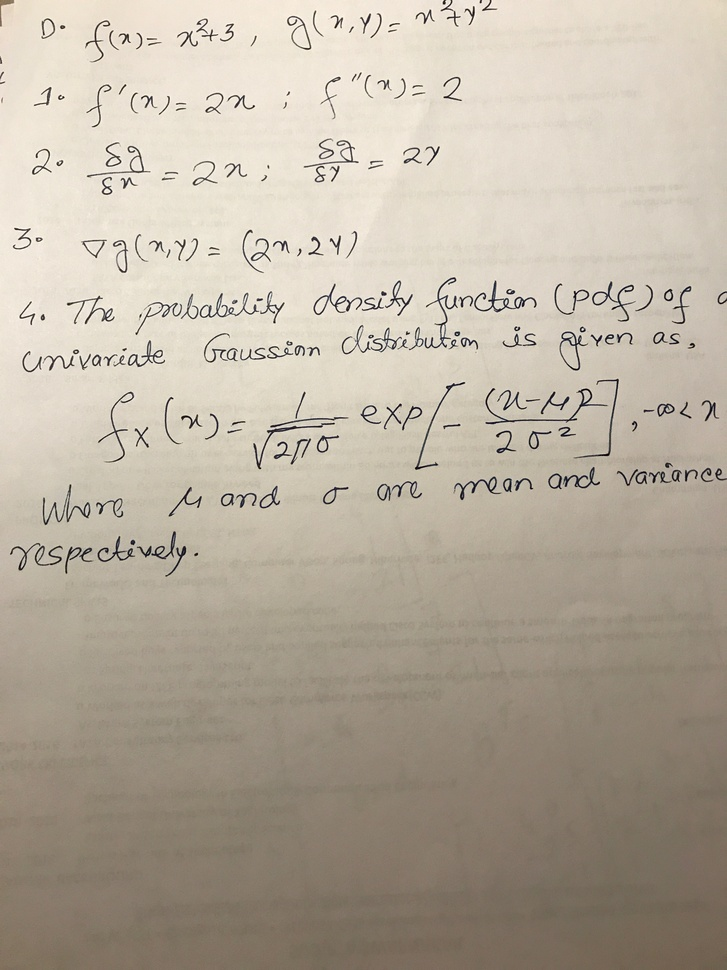
#> input picture AS0/IMG_2225.jpg, 727 x 970 px, shrunk from 3024 x 4032 before the run, given in place of the camera
$ python HornSchunk.py   (Python 2 division)   (older library calls are emulated)
#> lines starting #> are read from the running program, lines starting #| are printed output that depends on the picture
from scipy import ndimage
import numpy as np
import cv2

kernel_1 = np.array([[0.0833, 0.1666, 0.0833], [0.1666, 0.000, 0.1666], [0.0833, 0.1666, 0.0833]])

def true_val(prev, curr):
    Dx = cv2.Sobel(prev, cv2.CV_32F, 1, 0, ksize=1)
    Dy = cv2.Sobel(prev, cv2.CV_32F, 0, 1, ksize=1)
    Dt = curr - prev
    return Dx, Dy, Dt

def compute_SpatioTemporal_Derivatives(im1, im2):
	# build kernels for calculating derivatives
	kernelX = np.matrix([[-1,1],[-1,1]])*.25 #kernel for computing dx
	kernelY = np.matrix([[-1,-1],[1,1]])*.25 #kernel for computing dy
	kernelT = np.ones([2,2])*.25

	#apply the filter to every pixel using OpenCV's convolution function
	fx = cv2.filter2D(im1,-1,kernelX) + cv2.filter2D(im2,-1,kernelX)
	fy = cv2.filter2D(im1,-1,kernelY) + cv2.filter2D(im2,-1,kernelY)
	ft = cv2.filter2D(im2,-1,kernelT) + cv2.filter2D(im1,-1,-kernelT)
	return (fx,fy,ft)


def Horn_Schunk(prev, curr, alpha, itr):

    h, w = curr.shape[:2]
    flow = np.zeros((h, w, 2), np.float32)
    Dx, Dy, Dt = true_val(prev, curr)

    print "Computed Derivatives:",compute_SpatioTemporal_Derivatives(prev,curr)

    for i in range(itr):
        uAvg = ndimage.convolve(flow[:, :, 0], kernel_1, mode='constant', cval=0.0)
        vAvg = ndimage.convolve(flow[:, :, 1], kernel_1, mode='constant', cval=0.0)
        Y = alpha * alpha + np.multiply(Dx, Dx) + np.multiply(Dy, Dy)
        dyv = np.multiply(Dy, vAvg)
        dxu = np.multiply(Dx, uAvg)
        flow[:, :, 0] = uAvg - (Dx * (dxu + dyv + Dt)) / Y
        flow[:, :, 1] = vAvg - (Dy * (dxu + dyv + Dt)) / Y
    return flow


# [34 lines left out: functions draw_optical_flow, draw_hsv, warp_optical_flow, not called in this run]

if __name__ == '__main__':

    cam  = cv2.VideoCapture(0)
    ret, prev = cam.read()
#> prev is the input picture: shape (970, 727, 3); mean B, G, R 158.9, 174.2, 184.1
    prevgray = cv2.cvtColor(prev, cv2.COLOR_BGR2GRAY)
    show_hsv = False
    show_glitch = False
    cur_glitch = prev.copy()
    print "hey"
    while True:

        ret, img = cam.read()

        gray = cv2.cvtColor(img, cv2.COLOR_BGR2GRAY)
        gray = cv2.GaussianBlur(gray, (9, 9), 2)
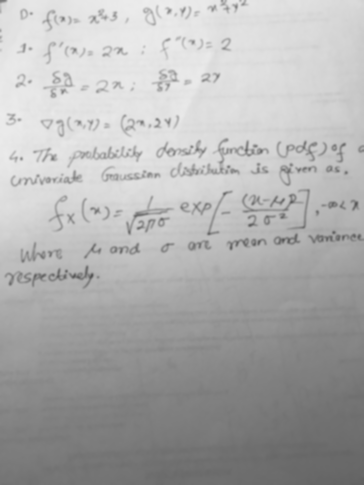
#> gray: shape (970, 727) (shown at 1/2 size); min 80, max 237, mean 175.5
        flow = 5 * Horn_Schunk(prevgray, gray, 50, 5)
#> in true_val, `Dy = cv2.Sobel(prev, cv2.CV_32F, 0, 1, ksize=1)`:
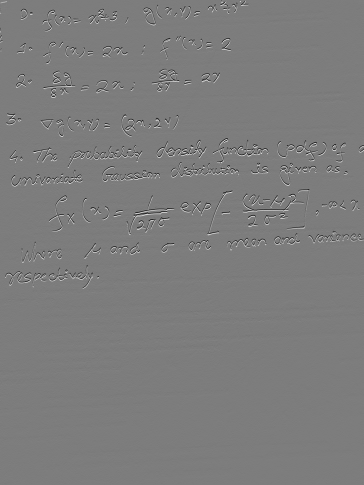
#> Dy: shape (970, 727) float32 (shown at 1/2 size); min -232, max 241, mean -0.2; drawn with min black and max white
#> in true_val, `Dt = curr - prev`:
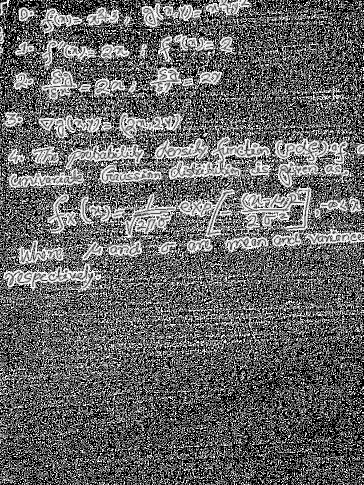
#> Dt: shape (970, 727) (shown at 1/2 size); min 0, max 255, mean 101.8
#> in compute_SpatioTemporal_Derivatives, `fx = cv2.filter2D(im1,-1,kernelX) + cv2.filter2D(im2,-1,kernelX)`:
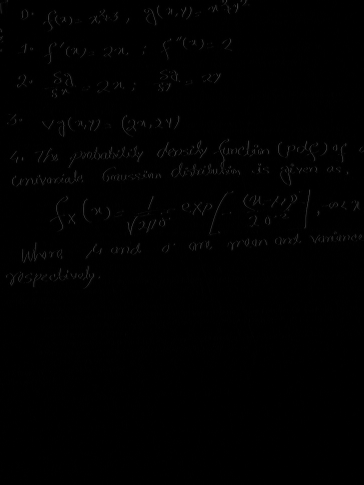
#> fx: shape (970, 727) (shown at 1/2 size); min 0, max 93, mean 1.1
#> (printed output is left out)
#> the loop in Horn_Schunk, `for i in range(itr):` made 5 passes
#> pass 1, in Horn_Schunk, `Y = alpha * alpha + np.multiply(Dx, Dx) + np.multiply(Dy, Dy)`:
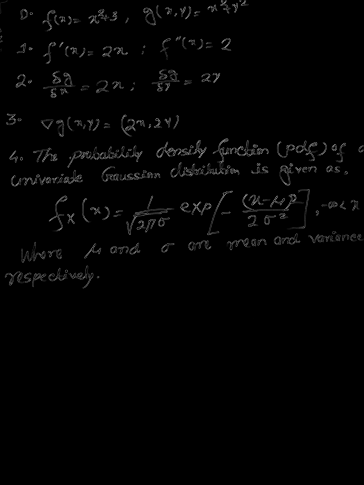
#> Y: shape (970, 727) float32 (shown at 1/2 size); min 2500, max 100637, mean 3724.4; drawn with min black and max white
#> pass 2, in Horn_Schunk, `dyv = np.multiply(Dy, vAvg)`:
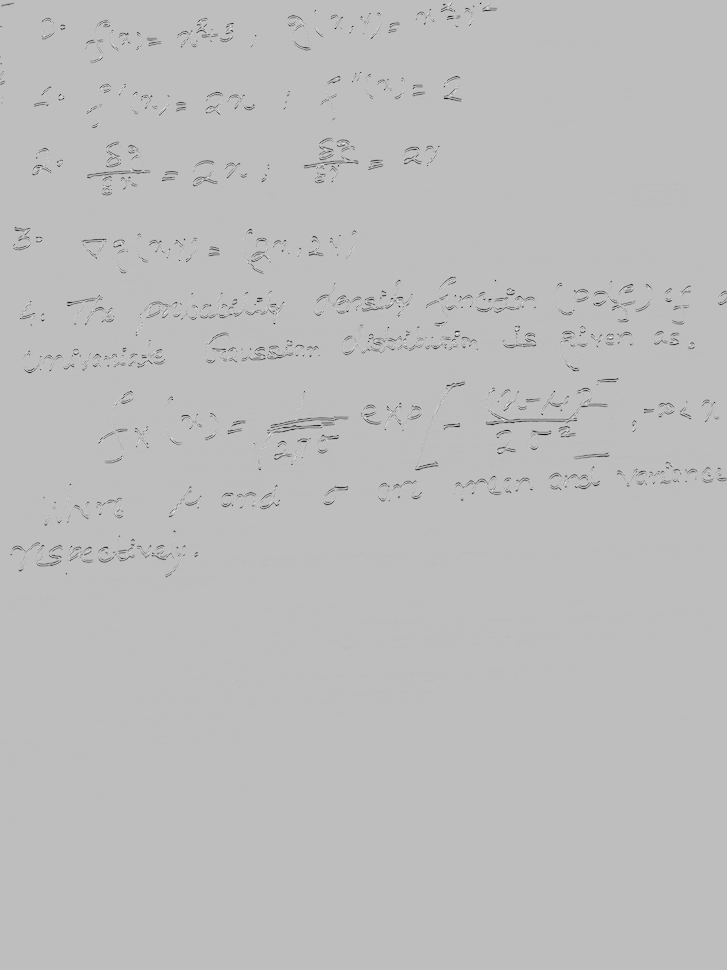
#> dyv: shape (970, 727) float32; min -276, max 94.06, mean -1.6; drawn with min black and max white

        print "Optical Floew Vector:",flow
#> (printed output is left out)

        prevgray = gray

        cv2.imshow('withoutFlow',img)

        ch = 0xFF & cv2.waitKey(1)
#> (key q is pressed here)

        if ch==ord('P'):

            cv2.imshow('flow', draw_optical_flow(gray, flow))
            cv2.waitKey(1)

        if show_hsv:
            cv2.imshow('flow HSV', draw_hsv(flow))
        if show_glitch:
            cur_glitch = warp_optical_flow(cur_glitch, flow)
            cv2.imshow('glitch', cur_glitch)


        if ch ==ord('q'):
            break

        if ch == ord('1'):

            show_hsv = not show_hsv
            print 'HSV flow visualization is', ['off', 'on'][show_hsv]

        if ch == ord('2'):
            show_glitch = not show_glitch

            if show_glitch:
                cur_glitch = img.copy()

            print 'glitch is', ['off', 'on'][show_glitch]

    cv2.destroyAllWindows()

$ run again, on AS0/IMG_2228.jpg
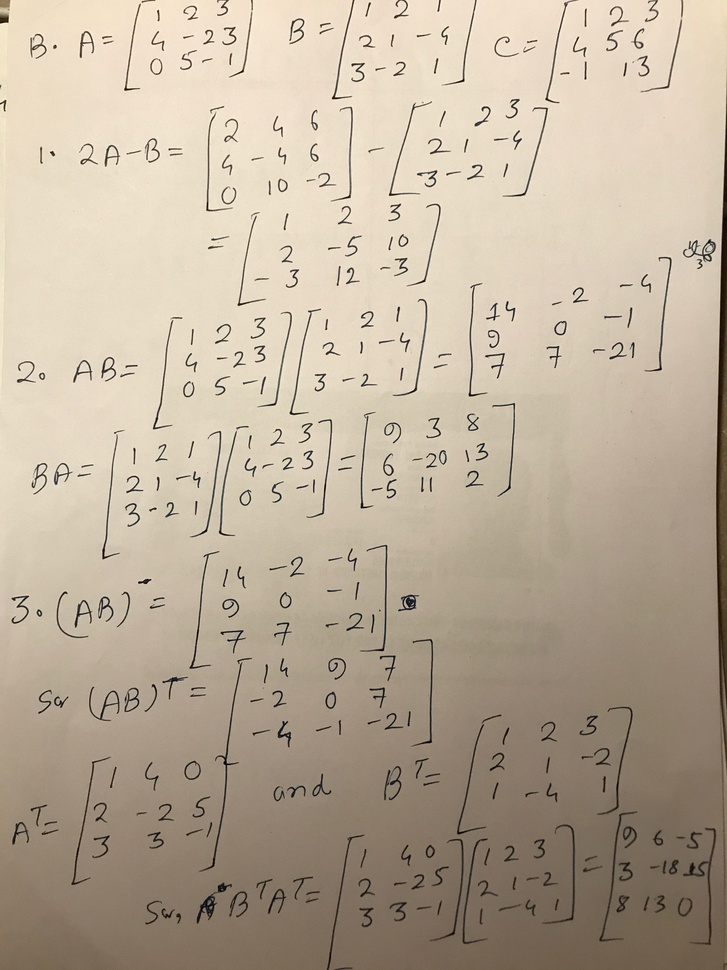
#> input picture AS0/IMG_2228.jpg, 727 x 970 px, shrunk from 3024 x 4032 before the run, given in place of the camera
#> prev is the input picture: shape (970, 727, 3); mean B, G, R 154.3, 173.6, 188
#> (printed output is left out)
#> the loop in Horn_Schunk, `for i in range(itr):` made 5 passes
#> pass 1, in Horn_Schunk, `Y = alpha * alpha + np.multiply(Dx, Dx) + np.multiply(Dy, Dy)`:
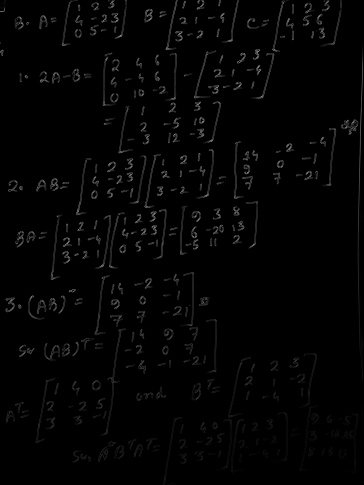
#> Y: shape (970, 727) float32 (shown at 1/2 size); min 2500, max 92873, mean 3775.8; drawn with min black and max white
#> pass 2, in Horn_Schunk, `dyv = np.multiply(Dy, vAvg)`:
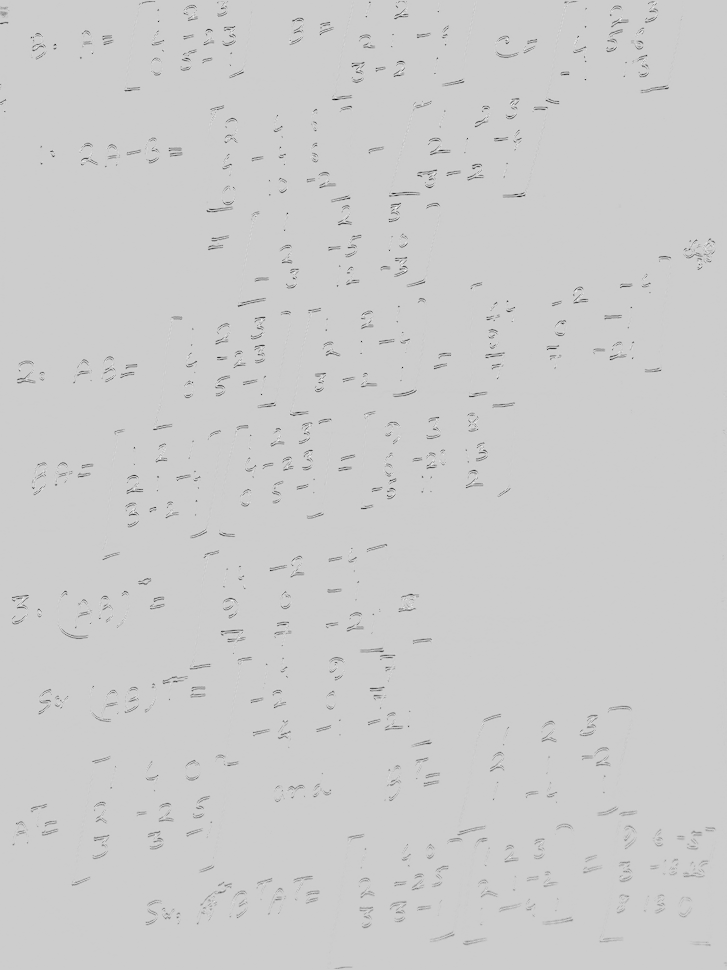
#> dyv: shape (970, 727) float32; min -304.2, max 74.03, mean -1.9; drawn with min black and max white
#> (printed output is left out)

$ run again, on AS0/IMG_2229.jpg
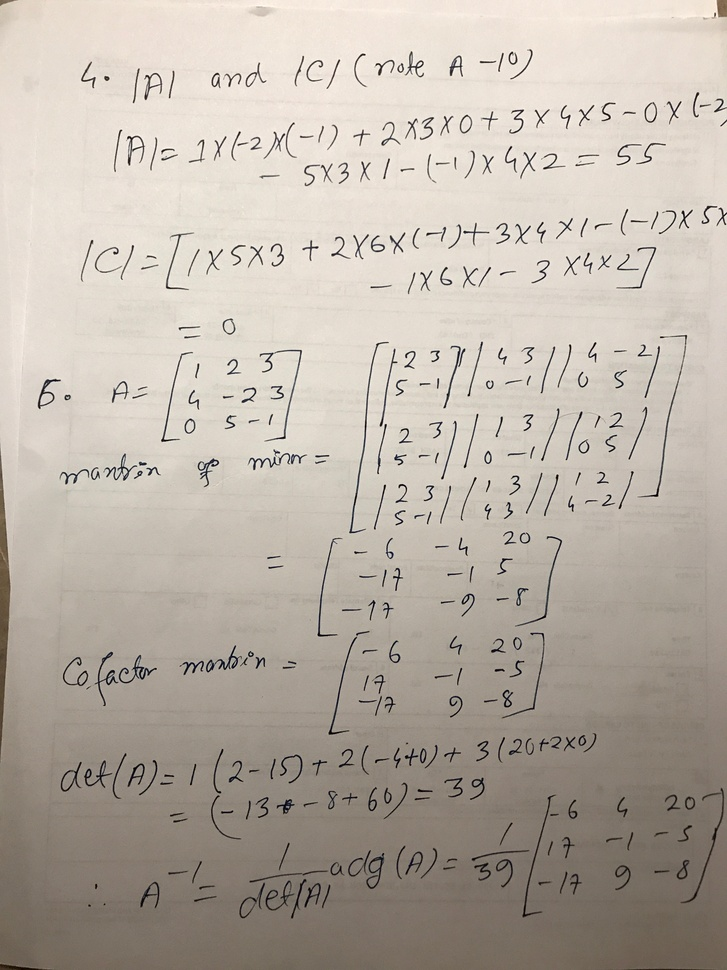
#> input picture AS0/IMG_2229.jpg, 727 x 970 px, shrunk from 3024 x 4032 before the run, given in place of the camera
#> prev is the input picture: shape (970, 727, 3); mean B, G, R 167.2, 177.6, 186.6
#> (printed output is left out)
#> the loop in Horn_Schunk, `for i in range(itr):` made 5 passes
#> pass 1, in Horn_Schunk, `Y = alpha * alpha + np.multiply(Dx, Dx) + np.multiply(Dy, Dy)`:
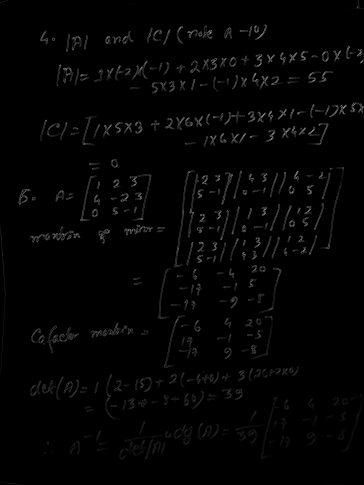
#> Y: shape (970, 727) float32 (shown at 1/2 size); min 2500, max 106925, mean 3878.5; drawn with min black and max white
#> pass 2, in Horn_Schunk, `dyv = np.multiply(Dy, vAvg)`:
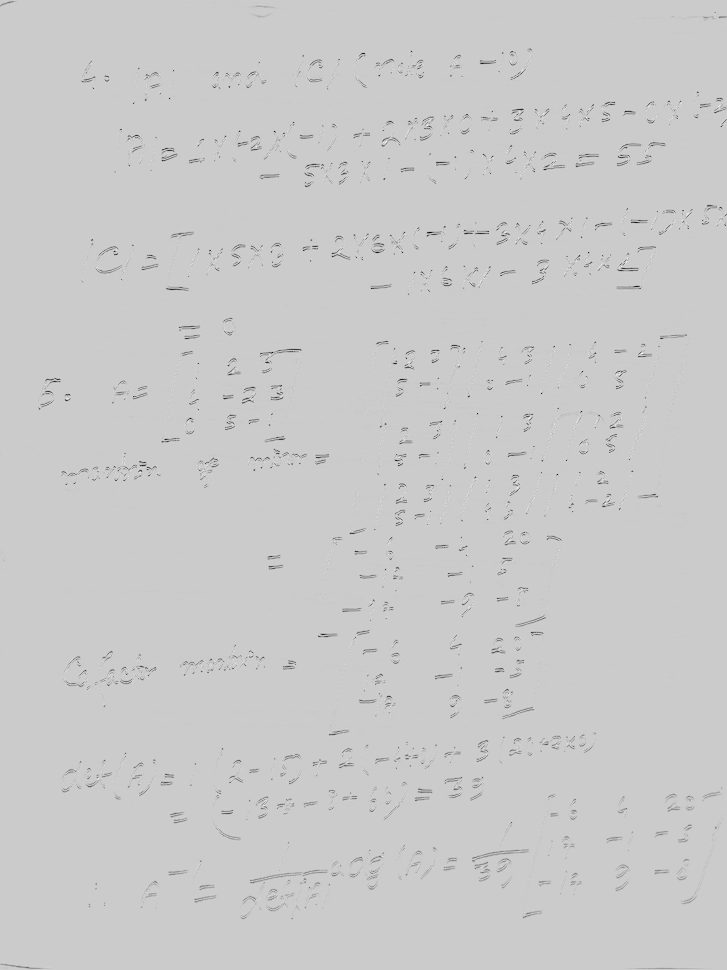
#> dyv: shape (970, 727) float32; min -295.9, max 75.05, mean -1.9; drawn with min black and max white
#> (printed output is left out)
